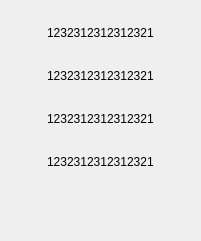
      <widget class="CardWidget" name="CardWidget_187">
       <property name="geometry">
        <rect>
         <x>1110</x>
         <y>170</y>
         <width>201</width>
         <height>241</height>
        </rect>
       </property>
       <property name="minimumSize">
        <size>
         <width>0</width>
         <height>0</height>
        </size>
       </property>
       <layout class="QGridLayout" name="gridLayout_106">
        <item row="1" column="0">
         <widget class="SubtitleLabel" name="SubtitleLabel_791">
          <property name="maximumSize">
           <size>
            <width>16777215</width>
            <height>31</height>
           </size>
          </property>
          <property name="text">
           <string>1232312312312321</string>
          </property>
         </widget>
        </item>
        <item row="0" column="0">
         <widget class="SubtitleLabel" name="SubtitleLabel_792">
          <property name="maximumSize">
           <size>
            <width>16777215</width>
            <height>31</height>
           </size>
          </property>
          <property name="text">
           <string>1232312312312321</string>
          </property>
         </widget>
        </item>
        <item row="2" column="0">
         <widget class="SubtitleLabel" name="SubtitleLabel_793">
          <property name="maximumSize">
           <size>
            <width>16777215</width>
            <height>31</height>
           </size>
          </property>
          <property name="text">
           <string>1232312312312321</string>
          </property>
         </widget>
        </item>
        <item row="3" column="0">
         <widget class="SubtitleLabel" name="SubtitleLabel_794">
          <property name="maximumSize">
           <size>
            <width>16777215</width>
            <height>31</height>
           </size>
          </property>
          <property name="text">
           <string>1232312312312321</string>
          </property>
         </widget>
        </item>
        <item row="4" column="0">
         <widget class="IconWidget" name="IconWidget_651">
          <property name="minimumSize">
           <size>
            <width>31</width>
            <height>31</height>
           </size>
          </property>
          <property name="maximumSize">
           <size>
            <width>31</width>
            <height>31</height>
           </size>
          </property>
         </widget>
        </item>
       </layout>
      </widget>
